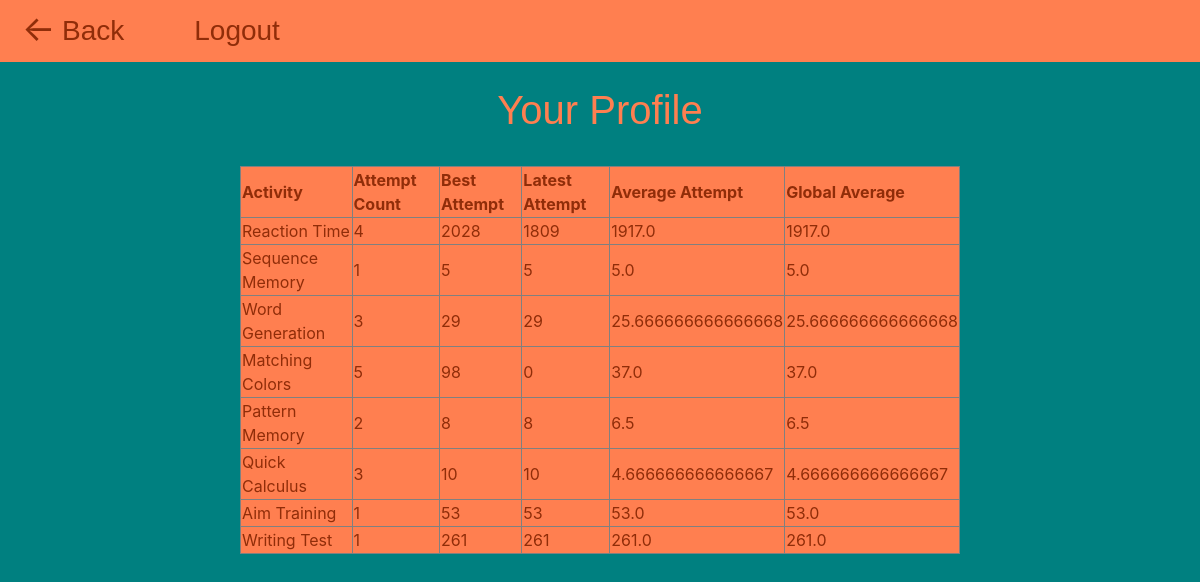
Screenshot of /profile (signed in) with the database file from the repository.
### website/models.py (models this page shows)
class Statistics(db.Model):
    __tablename__ = 'stats'
    id = db.Column(db.Integer, primary_key=True)
    owner_id = db.Column(db.Integer, db.ForeignKey('users.id'), nullable=False)
    type = db.Column(db.Enum(Activities), nullable=False)
    results = db.Column(db.Integer)
    created_at = db.Column(db.DateTime(timezone=True), default=func.now())
    owner = db.relationship('User', back_populates='statistics')

### website/views.py (the view)
@views.route('/profile')
@login_required
def profile():
    return render_template('profile.html', stats = make_stats())

### website/auth.py (called while the page is built)
@login_manager.user_loader
def load_user(user_id):
    return User.query.get(int(user_id))

### website/stats_support.py (called while the page is built)
def get_attempt_count(game_id):
    stats = Statistics.query.filter_by(owner_id=current_user.get_id(), type=game_id).all()
    results = [stat.results for stat in stats]
    return len(results)

def get_best_attempt_for(game_id):
    stat = Statistics.query.filter_by(owner_id=current_user.get_id(), type=game_id).\
        order_by(Statistics.results.desc()).first()
    if stat:
        return stat.results
    else:
        return 0

def get_latest_attempt_for(game_id):
    stat = Statistics.query.filter_by(owner_id=current_user.get_id(), type=game_id).\
        order_by(Statistics.created_at.desc()).first()
    if stat:
        return stat.results
    else:
        return 0

def get_average_attempt_for(game_id):
    stats = Statistics.query.filter_by(owner_id=current_user.get_id(), type=game_id).all()
    results = [stat.results for stat in stats]
    if len(results) == 0:
        return 0
    else:
        return sum(results) / len(results)

def get_global_average_for(game_id):
    stats = Statistics.query.filter_by(type=game_id).all()
    results = [stat.results for stat in stats]
    if len(results) == 0:
        return 0
    else:
        return sum(results) / len(results)

def make_stats_for(game_id):
    stats = [
        {"name": "Attempt Count", "value": get_attempt_count(game_id=game_id)},
        {"name": "Best Attempt", "value": get_best_attempt_for(game_id=game_id)},
        {"name": "Latest Attempt", "value": get_latest_attempt_for(game_id=game_id)},
        {"name": "Average Attempt", "value": get_average_attempt_for(game_id=game_id)},
        {"name": "Global Average", "value": get_global_average_for(game_id=game_id)}
    ]
    return stats

### website/templates/profile.html (shortened to what this page needs)
{% extends 'base.html' %}
{% block content %}
    <div class="button-line-left">
        <div class="back-button">
            <back>
                <a href="/">Back</a>
            </back>
        </div>
        <div class="logout-button">
            <back>
                <a href="/auth/logout">Logout</a>
            </back>
        </div>
    </div>
<div class="centering_container">
    <h1 align="center">Your Profile</h1>
</div>
    <table border="1" style="width: 60%; background-color: coral; color: rgb(144, 45, 9);">
        <thead>
            <tr>
                <th>Activity</th>
                <th>Attempt Count</th>
                <th>Best Attempt</th>
                <th>Latest Attempt</th>
                <th>Average Attempt</th>
                <th>Global Average</th>
            </tr>
        </thead>
        <tbody>
            {% for game in stats %}
                <tr>
                    <td>{{ game['name'] }}</td>
                    {% for game_stats in game['value'] %}
                        <td>{{ game_stats['value'] }}</td>
                    {% endfor %}
                </tr>
            {% endfor %}
        </tbody>
    </table>
{% endblock %}

### website/templates/base.html (shortened to what this page needs)
    <!DOCTYPE html>
    <html lang="en">
    <head>
        <link
            rel="stylesheet"
            href="https://stackpath.bootstrapcdn.com/bootstrap/4.4.1/css/bootstrap.min.css"
>
        <link
            rel="stylesheet"
            href="https://stackpath.bootstrapcdn.com/font-awesome/4.7.0/css/font-awesome.min.css"
>
    </head>
    <body>
        <div class="content">
            {% block content %} {% endblock %}
        </div>
    </body>
    </html>

### website/templates/base.html (style rules this page uses)
body { background-color: teal; }
.content { justify-content: center; width: 100%; display: flex; flex-direction: row; flex-wrap: wrap; }
.button-line-left { background-color: coral; justify-content: left; width: 100%; display: flex; padding-left: 1vw; }
.centering_container { width: 100%; justify-content: center; display: flex; padding: 2vw; text-align: justify; color: coral; font-family: 'Lucida Sans', 'Lucida Sans Regular', 'Lucida Grande', 'Lucida Sans Unicode', Geneva, Verdana, sans-serif; font-size: x-large; }

### website/templates/profile.html (style rules this page uses)
.back-button { background-color: coral; color: rgb(144, 45, 9); font-size: 16px; padding: 10px 20px; display: inline-block; position: relative; }
.logout-button { background-color: coral; color: rgb(144, 45, 9); font-size: 16px; padding: 10px 20px; display: inline-block; position: relative; margin-right: 1vw; }
.back-button::before { content: '←'; position: absolute; left: 10px; top: 50%; transform: translateY(-55%); font-size: 35px; }
back a { color: rgb(144, 45, 9); font-size: 3.5vh; margin-left: 30px; text-decoration: none; font-family: 'Lucida Sans', 'Lucida Sans Regular', 'Lucida Grande', 'Lucida Sans Unicode', Geneva, Verdana, sans-serif; }

### rows the page displays
Statistics: value "2028"
Statistics: value "1809"
Statistics: value "261"

### other values shown
{{ game['name'] }} "Reaction Time" "Sequence Memory" "Word Generation" "Matching Colors" "Pattern Memory" "Quick Calculus" "Aim Training" "Writing Test"
{{ game_stats['value'] }} "4" "1917.0" "1917.0" "1" "5" "5" "5.0" "5.0" "3" "29" "29" "25.666666666666668" "25.666666666666668" "5" "98" "0" "37.0" "37.0" "2" "8" "8" "6.5" "6.5" "3" "10" "10" "4.666666666666667" "4.666666666666667" "1" "53" "53" "53.0" "53.0" "1" "261.0" "261.0"
